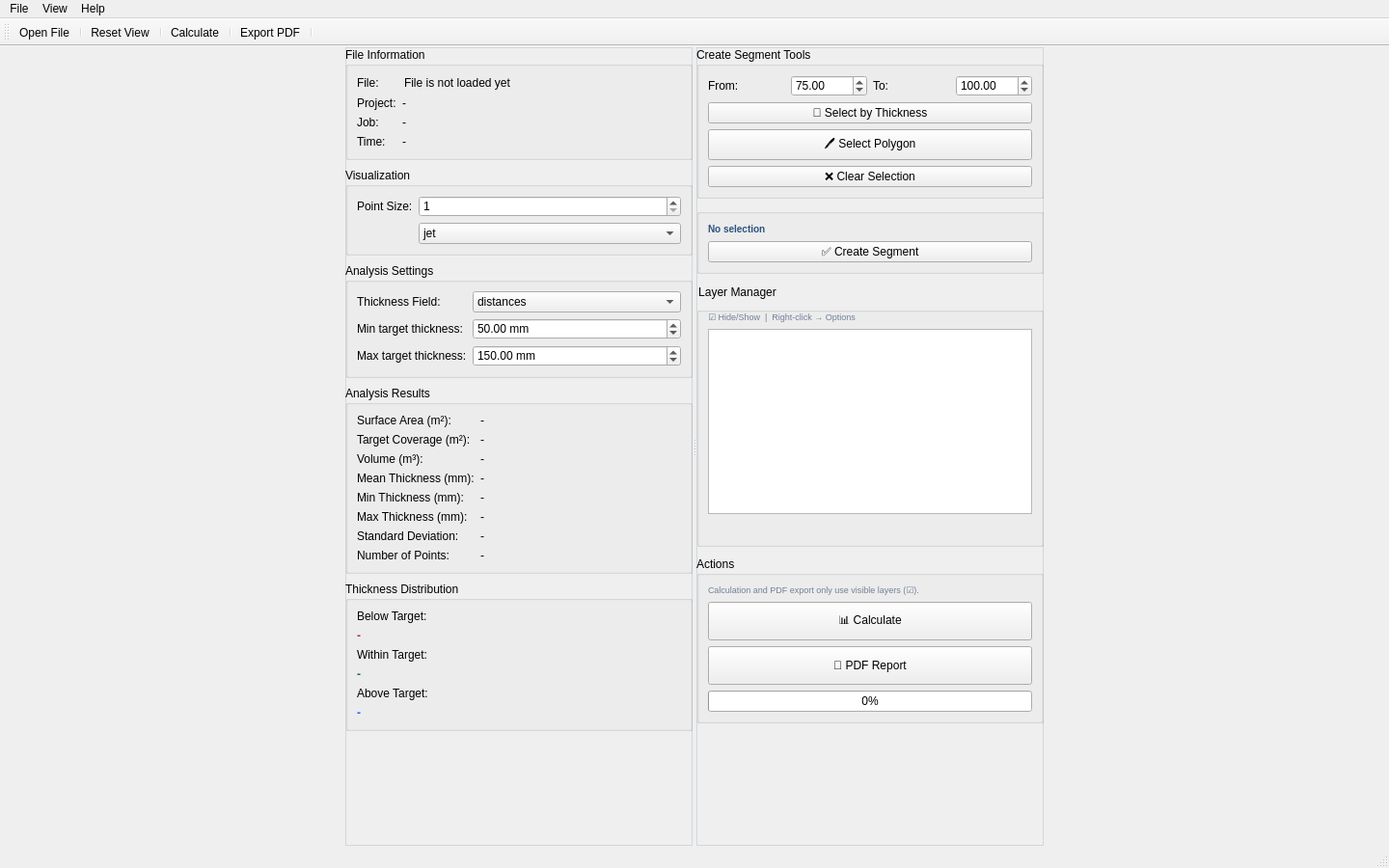
<?xml version="1.0" encoding="UTF-8"?>
<ui version="4.0">
 <class>MainWindow</class>
 <widget class="QMainWindow" name="MainWindow">
  <property name="geometry">
   <rect>
    <x>0</x>
    <y>0</y>
    <width>1440</width>
    <height>900</height>
   </rect>
  </property>
  <property name="windowTitle">
   <string>Tunnel Concrete Thickness Analyzer</string>
  </property>
  <widget class="QWidget" name="centralwidget">
   <layout class="QHBoxLayout" name="mainLayout">
    <property name="leftMargin">
     <number>1</number>
    </property>
    <property name="topMargin">
     <number>1</number>
    </property>
    <property name="rightMargin">
     <number>1</number>
    </property>
    <property name="bottomMargin">
     <number>1</number>
    </property>
    <item>
     <widget class="QSplitter" name="splitter">
      <property name="orientation">
       <enum>Qt::Horizontal</enum>
      </property>
      <widget class="QWidget" name="left_panel">
       <property name="minimumSize">
        <size>
         <width>260</width>
         <height>0</height>
        </size>
       </property>
       <property name="maximumSize">
        <size>
         <width>360</width>
         <height>16777215</height>
        </size>
       </property>
       <property name="styleSheet">
        <string notr="true">QWidget#left_panel { border: 1px solid #d0d7de; border-radius: 0px; }</string>
       </property>
       <layout class="QVBoxLayout" name="leftPanelLayout">
        <property name="spacing">
         <number>8</number>
        </property>
        <item>
         <widget class="QGroupBox" name="groupBoxFileInfo">
          <property name="title">
           <string>File Information</string>
          </property>
          <layout class="QFormLayout" name="formFileInfo">
           <item row="0" column="0">
            <widget class="QLabel" name="labelFile">
             <property name="text">
              <string>File:</string>
             </property>
            </widget>
           </item>
           <item row="0" column="1">
            <widget class="QLineEdit" name="lbl_filename">
             <property name="styleSheet">
              <string notr="true">QLineEdit { border: none; background: transparent; padding: 0px; }</string>
             </property>
             <property name="text">
              <string>File is not loaded yet</string>
             </property>
             <property name="readOnly">
              <bool>true</bool>
             </property>
            </widget>
           </item>
           <item row="1" column="0">
            <widget class="QLabel" name="labelProject">
             <property name="text">
              <string>Project:</string>
             </property>
            </widget>
           </item>
           <item row="1" column="1">
            <widget class="QLabel" name="lbl_project">
             <property name="text">
              <string>-</string>
             </property>
            </widget>
           </item>
           <item row="2" column="0">
            <widget class="QLabel" name="labelJob">
             <property name="text">
              <string>Job:</string>
             </property>
            </widget>
           </item>
           <item row="2" column="1">
            <widget class="QLabel" name="lbl_job">
             <property name="text">
              <string>-</string>
             </property>
            </widget>
           </item>
           <item row="3" column="0">
            <widget class="QLabel" name="labelTime">
             <property name="text">
              <string>Time:</string>
             </property>
            </widget>
           </item>
           <item row="3" column="1">
            <widget class="QLabel" name="lbl_time">
             <property name="text">
              <string>-</string>
             </property>
            </widget>
           </item>
          </layout>
         </widget>
        </item>
        <item>
         <widget class="QGroupBox" name="groupBoxVisualization">
          <property name="title">
           <string>Visualization</string>
          </property>
          <layout class="QFormLayout" name="formVisualization">
           <item row="0" column="0">
            <widget class="QLabel" name="labelPointSize">
             <property name="text">
              <string>Point Size:</string>
             </property>
            </widget>
           </item>
           <item row="0" column="1">
            <widget class="QSpinBox" name="spin_point_size">
             <property name="minimum">
              <number>1</number>
             </property>
             <property name="maximum">
              <number>10</number>
             </property>
             <property name="value">
              <number>1</number>
             </property>
            </widget>
           </item>
           <item row="1" column="1">
            <widget class="QComboBox" name="cmb_colormap">
             <property name="visible">
              <bool>false</bool>
             </property>
             <item>
              <property name="text">
               <string>jet</string>
              </property>
             </item>
             <item>
              <property name="text">
               <string>viridis</string>
              </property>
             </item>
             <item>
              <property name="text">
               <string>plasma</string>
              </property>
             </item>
             <item>
              <property name="text">
               <string>coolwarm</string>
              </property>
             </item>
             <item>
              <property name="text">
               <string>rainbow</string>
              </property>
             </item>
            </widget>
           </item>
          </layout>
         </widget>
        </item>
        <item>
         <widget class="QGroupBox" name="groupBoxSettings">
          <property name="title">
           <string>Analysis Settings</string>
          </property>
          <layout class="QFormLayout" name="formSettings">
           <item row="0" column="0">
            <widget class="QLabel" name="labelThicknessField">
             <property name="text">
              <string>Thickness Field:</string>
             </property>
            </widget>
           </item>
           <item row="0" column="1">
            <widget class="QComboBox" name="cmb_dist_field">
             <item>
              <property name="text">
               <string>distances</string>
              </property>
             </item>
            </widget>
           </item>
           <item row="1" column="0">
            <widget class="QLabel" name="labelMinTarget">
             <property name="text">
              <string>Min target thickness:</string>
             </property>
            </widget>
           </item>
           <item row="1" column="1">
            <widget class="QDoubleSpinBox" name="spin_target_min">
             <property name="suffix">
              <string> mm</string>
             </property>
             <property name="maximum">
              <double>9999.000000000000000</double>
             </property>
             <property name="value">
              <double>50.000000000000000</double>
             </property>
            </widget>
           </item>
           <item row="2" column="0">
            <widget class="QLabel" name="labelMaxTarget">
             <property name="text">
              <string>Max target thickness:</string>
             </property>
            </widget>
           </item>
           <item row="2" column="1">
            <widget class="QDoubleSpinBox" name="spin_target_max">
             <property name="suffix">
              <string> mm</string>
             </property>
             <property name="maximum">
              <double>9999.000000000000000</double>
             </property>
             <property name="value">
              <double>150.000000000000000</double>
             </property>
            </widget>
           </item>
          </layout>
         </widget>
        </item>
        <item>
         <widget class="QGroupBox" name="groupBoxResults">
          <property name="title">
           <string>Analysis Results</string>
          </property>
          <layout class="QFormLayout" name="formResults">
           <item row="0" column="0">
            <widget class="QLabel" name="labelArea">
             <property name="text">
              <string>Surface Area (m²):</string>
             </property>
            </widget>
           </item>
           <item row="0" column="1">
            <widget class="QLabel" name="lbl_area">
             <property name="text">
              <string>-</string>
             </property>
            </widget>
           </item>
           <item row="1" column="0">
            <widget class="QLabel" name="labelTargetCoverage">
             <property name="text">
              <string>Target Coverage (m²):</string>
             </property>
            </widget>
           </item>
           <item row="1" column="1">
            <widget class="QLabel" name="lbl_target_coverage">
             <property name="text">
              <string>-</string>
             </property>
            </widget>
           </item>
           <item row="2" column="0">
            <widget class="QLabel" name="labelVolume">
             <property name="text">
              <string>Volume (m³):</string>
             </property>
            </widget>
           </item>
           <item row="2" column="1">
            <widget class="QLabel" name="lbl_volume">
             <property name="text">
              <string>-</string>
             </property>
            </widget>
           </item>
           <item row="3" column="0">
            <widget class="QLabel" name="labelMeanThickness">
             <property name="text">
              <string>Mean Thickness (mm):</string>
             </property>
            </widget>
           </item>
           <item row="3" column="1">
            <widget class="QLabel" name="lbl_mean_thickness">
             <property name="text">
              <string>-</string>
             </property>
            </widget>
           </item>
           <item row="4" column="0">
            <widget class="QLabel" name="labelMinThickness">
             <property name="text">
              <string>Min Thickness (mm):</string>
             </property>
            </widget>
           </item>
           <item row="4" column="1">
            <widget class="QLabel" name="lbl_min_thickness">
             <property name="text">
              <string>-</string>
             </property>
            </widget>
           </item>
           <item row="5" column="0">
            <widget class="QLabel" name="labelMaxThickness">
             <property name="text">
              <string>Max Thickness (mm):</string>
             </property>
            </widget>
           </item>
           <item row="5" column="1">
            <widget class="QLabel" name="lbl_max_thickness">
             <property name="text">
              <string>-</string>
             </property>
            </widget>
           </item>
           <item row="6" column="0">
            <widget class="QLabel" name="labelStdThickness">
             <property name="text">
              <string>Standard Deviation:</string>
             </property>
            </widget>
           </item>
           <item row="6" column="1">
            <widget class="QLabel" name="lbl_std_thickness">
             <property name="text">
              <string>-</string>
             </property>
            </widget>
           </item>
           <item row="7" column="0">
            <widget class="QLabel" name="labelNumPoints">
             <property name="text">
              <string>Number of Points:</string>
             </property>
            </widget>
           </item>
           <item row="7" column="1">
            <widget class="QLabel" name="lbl_num_points">
             <property name="text">
              <string>-</string>
             </property>
            </widget>
           </item>
          </layout>
         </widget>
        </item>
        <item>
         <widget class="QGroupBox" name="groupBoxDistribution">
          <property name="title">
           <string>Thickness Distribution</string>
          </property>
          <layout class="QVBoxLayout" name="vboxDistribution">
           <item>
            <widget class="QLabel" name="labelBelow">
             <property name="text">
              <string>Below Target:</string>
             </property>
            </widget>
           </item>
           <item>
            <widget class="QLabel" name="lbl_below">
             <property name="styleSheet">
              <string notr="true">color:#c53030;font-weight:bold;</string>
             </property>
             <property name="text">
              <string>-</string>
             </property>
            </widget>
           </item>
           <item>
            <widget class="QLabel" name="labelWithin">
             <property name="text">
              <string>Within Target:</string>
             </property>
            </widget>
           </item>
           <item>
            <widget class="QLabel" name="lbl_within">
             <property name="styleSheet">
              <string notr="true">color:#276749;font-weight:bold;</string>
             </property>
             <property name="text">
              <string>-</string>
             </property>
            </widget>
           </item>
           <item>
            <widget class="QLabel" name="labelAbove">
             <property name="text">
              <string>Above Target:</string>
             </property>
            </widget>
           </item>
           <item>
            <widget class="QLabel" name="lbl_above">
             <property name="styleSheet">
              <string notr="true">color:#315aff;font-weight:bold;</string>
             </property>
             <property name="text">
              <string>-</string>
             </property>
            </widget>
           </item>
          </layout>
         </widget>
        </item>
        <item>
         <spacer name="leftPanelSpacer">
          <property name="orientation">
           <enum>Qt::Vertical</enum>
          </property>
          <property name="sizeHint" stdset="0">
           <size>
            <width>20</width>
            <height>40</height>
           </size>
          </property>
         </spacer>
        </item>
       </layout>
      </widget>
      <widget class="QWidget" name="segment_panel">
       <property name="minimumSize">
        <size>
         <width>260</width>
         <height>0</height>
        </size>
       </property>
       <property name="maximumSize">
        <size>
         <width>360</width>
         <height>16777215</height>
        </size>
       </property>
       <property name="styleSheet">
        <string notr="true">QWidget#segment_panel { border: 1px solid #d0d7de; border-radius: 0px; }</string>
       </property>
       <layout class="QVBoxLayout" name="segmentPanelLayout">
        <property name="spacing">
         <number>10</number>
        </property>
        <item>
         <widget class="QGroupBox" name="groupBoxCreateSegment">
          <property name="title">
           <string>Create Segment Tools</string>
          </property>
          <layout class="QVBoxLayout" name="vboxCreateSegment">
           <item>
            <layout class="QHBoxLayout" name="hboxRange">
             <item>
              <widget class="QLabel" name="labelFrom">
               <property name="text">
                <string>From:</string>
               </property>
              </widget>
             </item>
             <item>
              <widget class="QDoubleSpinBox" name="spin_sel_min">
               <property name="minimum">
                <double>-9999.000000000000000</double>
               </property>
               <property name="maximum">
                <double>99999.000000000000000</double>
               </property>
               <property name="value">
                <double>75.000000000000000</double>
               </property>
              </widget>
             </item>
             <item>
              <widget class="QLabel" name="labelTo">
               <property name="text">
                <string>To:</string>
               </property>
              </widget>
             </item>
             <item>
              <widget class="QDoubleSpinBox" name="spin_sel_max">
               <property name="minimum">
                <double>-9999.000000000000000</double>
               </property>
               <property name="maximum">
                <double>99999.000000000000000</double>
               </property>
               <property name="value">
                <double>100.000000000000000</double>
               </property>
              </widget>
             </item>
            </layout>
           </item>
           <item>
            <widget class="QPushButton" name="btn_select_range">
             <property name="text">
              <string>📏 Select by Thickness</string>
             </property>
            </widget>
           </item>
           <item>
            <widget class="QPushButton" name="btn_polygon">
             <property name="minimumSize">
              <size>
               <width>0</width>
               <height>32</height>
              </size>
             </property>
             <property name="toolTip">
              <string>Draw an area to select points</string>
             </property>
             <property name="text">
              <string>🖊 Select Polygon</string>
             </property>
             <property name="checkable">
              <bool>true</bool>
             </property>
            </widget>
           </item>
           <item>
            <widget class="QPushButton" name="btn_clear_sel">
             <property name="text">
              <string>❌ Clear Selection</string>
             </property>
            </widget>
           </item>
          </layout>
         </widget>
        </item>
        <item>
         <widget class="QGroupBox" name="groupBox">
          <property name="title">
           <string/>
          </property>
          <layout class="QVBoxLayout" name="verticalLayout">
           <item>
            <widget class="QLabel" name="lbl_sel_count">
             <property name="styleSheet">
              <string notr="true">color:#2c5282; font-weight:bold; font-size:10px;</string>
             </property>
             <property name="text">
              <string>No selection</string>
             </property>
            </widget>
           </item>
           <item>
            <widget class="QPushButton" name="btn_add_seg">
             <property name="text">
              <string>✅ Create Segment</string>
             </property>
            </widget>
           </item>
          </layout>
         </widget>
        </item>
        <item>
         <widget class="QGroupBox" name="layer_box">
          <property name="styleSheet">
           <string notr="true">QGroupBox { margin-top: 10px; }</string>
          </property>
          <property name="title">
           <string>Layer Manager</string>
          </property>
          <layout class="QVBoxLayout" name="vboxLayerManager">
           <item>
            <widget class="QLabel" name="hint">
             <property name="styleSheet">
              <string notr="true">color:#718096; font-size:9px;</string>
             </property>
             <property name="text">
              <string>☑ Hide/Show  |  Right-click → Options</string>
             </property>
            </widget>
           </item>
           <item>
            <widget class="QListWidget" name="list_layers">
             <property name="minimumSize">
              <size>
               <width>0</width>
               <height>18</height>
              </size>
             </property>
             <property name="selectionMode">
              <enum>QAbstractItemView::ExtendedSelection</enum>
             </property>
            </widget>
           </item>
           <item>
            <widget class="QLabel" name="lbl_current_layer">
             <property name="styleSheet">
              <string notr="true">color:#2c5282; font-weight:bold; font-size:14px;</string>
             </property>
             <property name="text">
              <string/>
             </property>
            </widget>
           </item>
          </layout>
         </widget>
        </item>
        <item>
         <widget class="QGroupBox" name="action_box">
          <property name="title">
           <string>Actions</string>
          </property>
          <layout class="QVBoxLayout" name="vboxActions">
           <item>
            <widget class="QLabel" name="note">
             <property name="styleSheet">
              <string notr="true">color:#718096; font-size:9px;</string>
             </property>
             <property name="text">
              <string>Calculation and PDF export only use visible layers (☑).</string>
             </property>
             <property name="wordWrap">
              <bool>true</bool>
             </property>
            </widget>
           </item>
           <item>
            <widget class="QPushButton" name="btn_calculate">
             <property name="minimumSize">
              <size>
               <width>0</width>
               <height>40</height>
              </size>
             </property>
             <property name="text">
              <string>📊 Calculate</string>
             </property>
            </widget>
           </item>
           <item>
            <widget class="QPushButton" name="btn_export_pdf">
             <property name="minimumSize">
              <size>
               <width>0</width>
               <height>40</height>
              </size>
             </property>
             <property name="text">
              <string>📄 PDF Report</string>
             </property>
            </widget>
           </item>
           <item>
            <widget class="QProgressBar" name="progress_bar">
             <property name="visible">
              <bool>false</bool>
             </property>
             <property name="value">
              <number>0</number>
             </property>
            </widget>
           </item>
          </layout>
         </widget>
        </item>
        <item>
         <spacer name="segmentPanelSpacer">
          <property name="orientation">
           <enum>Qt::Vertical</enum>
          </property>
          <property name="sizeHint" stdset="0">
           <size>
            <width>20</width>
            <height>40</height>
           </size>
          </property>
         </spacer>
        </item>
       </layout>
      </widget>
     </widget>
    </item>
   </layout>
  </widget>
  <widget class="QMenuBar" name="menubar">
   <property name="geometry">
    <rect>
     <x>0</x>
     <y>0</y>
     <width>1440</width>
     <height>20</height>
    </rect>
   </property>
   <widget class="QMenu" name="menuFile">
    <property name="title">
     <string>File</string>
    </property>
    <addaction name="actionOpen"/>
    <addaction name="actionExportPdf"/>
    <addaction name="separator"/>
    <addaction name="actionExit"/>
   </widget>
   <widget class="QMenu" name="menuView">
    <property name="title">
     <string>View</string>
    </property>
    <addaction name="actionTopView"/>
    <addaction name="actionBottomView"/>
    <addaction name="actionFrontView"/>
    <addaction name="actionBackView"/>
    <addaction name="actionRightView"/>
    <addaction name="actionLeftView"/>
    <addaction name="actionIsoView"/>
   </widget>
   <widget class="QMenu" name="menuHelp">
    <property name="title">
     <string>Help</string>
    </property>
    <addaction name="actionAbout"/>
    <addaction name="actionHotkeys"/>
   </widget>
   <addaction name="menuFile"/>
   <addaction name="menuView"/>
   <addaction name="menuHelp"/>
  </widget>
  <widget class="QToolBar" name="toolBarMain">
   <property name="windowTitle">
    <string>Main</string>
   </property>
   <property name="iconSize">
    <size>
     <width>24</width>
     <height>24</height>
    </size>
   </property>
   <attribute name="toolBarArea">
    <enum>TopToolBarArea</enum>
   </attribute>
   <attribute name="toolBarBreak">
    <bool>false</bool>
   </attribute>
   <addaction name="actionToolbarOpen"/>
   <addaction name="separator"/>
   <addaction name="actionResetView"/>
   <addaction name="separator"/>
   <addaction name="actionToolbarCalculate"/>
   <addaction name="separator"/>
   <addaction name="actionToolbarExport"/>
   <addaction name="separator"/>
  </widget>
  <widget class="QStatusBar" name="statusbar"/>
  <action name="actionOpen">
   <property name="text">
    <string>Open PLY File…</string>
   </property>
   <property name="shortcut">
    <string>Ctrl+O</string>
   </property>
  </action>
  <action name="actionExportPdf">
   <property name="text">
    <string>Export PDF Report…</string>
   </property>
   <property name="shortcut">
    <string>Ctrl+E</string>
   </property>
  </action>
  <action name="actionExit">
   <property name="text">
    <string>Exit</string>
   </property>
   <property name="shortcut">
    <string>Ctrl+Q</string>
   </property>
  </action>
  <action name="actionTopView">
   <property name="text">
    <string>Top View</string>
   </property>
   <property name="shortcut">
    <string>T</string>
   </property>
  </action>
  <action name="actionBottomView">
   <property name="text">
    <string>Bottom View</string>
   </property>
   <property name="shortcut">
    <string>G</string>
   </property>
  </action>
  <action name="actionFrontView">
   <property name="text">
    <string>Front View</string>
   </property>
   <property name="shortcut">
    <string>F</string>
   </property>
  </action>
  <action name="actionBackView">
   <property name="text">
    <string>Back View</string>
   </property>
   <property name="shortcut">
    <string>B</string>
   </property>
  </action>
  <action name="actionRightView">
   <property name="text">
    <string>Right View</string>
   </property>
   <property name="shortcut">
    <string>R</string>
   </property>
  </action>
  <action name="actionLeftView">
   <property name="text">
    <string>Left View</string>
   </property>
   <property name="shortcut">
    <string>L</string>
   </property>
  </action>
  <action name="actionIsoView">
   <property name="text">
    <string>Iso View</string>
   </property>
   <property name="shortcut">
    <string>I</string>
   </property>
  </action>
  <action name="actionAbout">
   <property name="text">
    <string>About</string>
   </property>
  </action>
  <action name="actionHotkeys">
   <property name="text">
    <string>Keyboard Shortcuts</string>
   </property>
  </action>
  <action name="actionToolbarOpen">
   <property name="text">
    <string>Open File</string>
   </property>
  </action>
  <action name="actionResetView">
   <property name="text">
    <string>Reset View</string>
   </property>
  </action>
  <action name="actionToolbarCalculate">
   <property name="text">
    <string>Calculate</string>
   </property>
  </action>
  <action name="actionToolbarExport">
   <property name="text">
    <string>Export PDF</string>
   </property>
  </action>
 </widget>
 <resources/>
 <connections/>
</ui>
